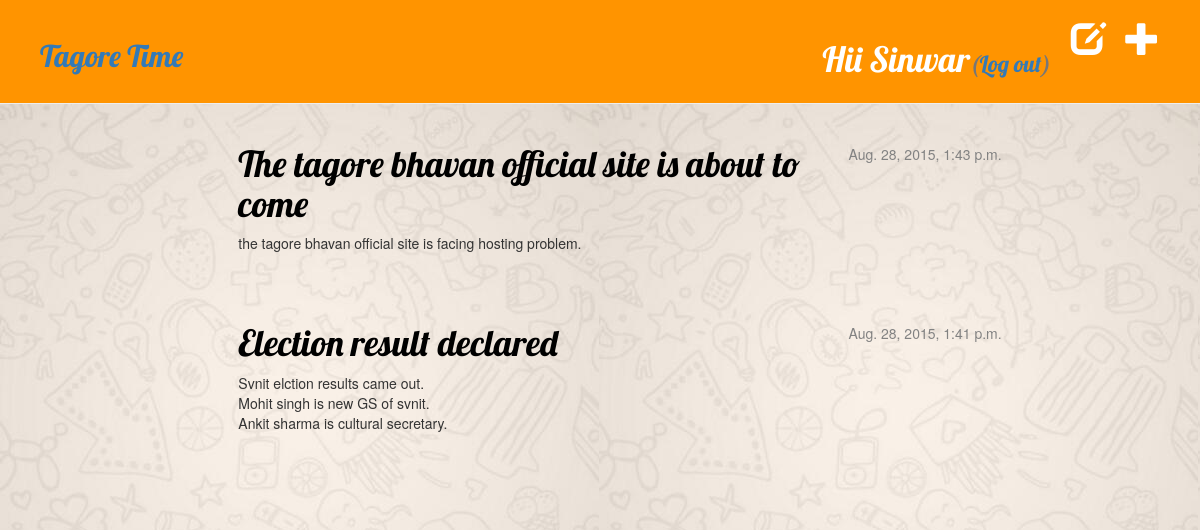
Screenshot of / (signed in) with the database file from the repository.
### blog/models.py (models this page shows, shortened)
class Post(models.Model):
    author = models.ForeignKey('auth.User')
    title = models.CharField(max_length=200)
    text = models.TextField()
    created_date = models.DateTimeField(
            default=timezone.now)
    published_date = models.DateTimeField(
            blank=True, null=True)

### blog/views.py (the view)
# urls.py: url(r'^$', views.post_list, name='post_list'),
@login_required
def post_list(request):
    posts = Post.objects.filter(published_date__lte=timezone.now()).order_by('-published_date')
    return render(request, 'blog/post_list.html', {'posts': posts})

### blog/templates/blog/post_list.html
{% extends "blog/base.html" %}
{% block content %}
{% for post in posts %}
    <div class="post">
        <div class="date">
            {{ post.published_date }}
        </div>
        <h1><a href="{% url "post_detail" pk=post.pk %}">{{ post.title }}</a></h1>
        <p>{{ post.text|linebreaks }}</p>
    </div>
{% endfor %}
{% endblock content %}

### blog/templates/blog/base.html (shortened to what this page needs)
{% load staticfiles %}
<html>
    <head>
        <link rel="stylesheet" href="//maxcdn.bootstrapcdn.com/bootstrap/3.2.0/css/bootstrap.min.css">
        <link rel="stylesheet" href="//maxcdn.bootstrapcdn.com/bootstrap/3.2.0/css/bootstrap-theme.min.css">
        <link rel="stylesheet" href="{% static "css/blog.css" %}">
    </head>
<body>
    <div class="page-header">
    {% if user.is_authenticated %}
    <a href="{% url 'post_new' %}" class="top-menu"><span class="glyphicon glyphicon-plus"></span></a>
    <a href="{% url 'post_draft_list' %}" class="top-menu"><span class="glyphicon glyphicon-edit"></span></a>
    <h2 class="top-menu">Hii {{ user.username }}<small>(<a href="{% url 'django.contrib.auth.views.logout' %}">Log out</a>)</small></h2>
    {% else %}
    <a href="{% url 'django.contrib.auth.views.login' %}" class="top-menu"><span class="glyphicon glyphicon-lock"></span></a>
    {% endif %}
    <h2><a href="{% url 'blog.views.post_list' %}">Tagore Time</a></h1>
    </div>
    <div class="content">
        <div class="row">
            <div class="col-md-2"></div>
            <div class="col-md-8">
            {% block content %}
            {% endblock %}
            </div>
            <div class="col-md-2"></div>
        </div>
    </div>
</body>
</html>

### blog/static/css/blog.css (style rules this page uses)
h1 a { color: #FCA205; font-family: 'Lobster'; }
.page-header { background-color: #ff9400; margin-top: 0px; padding: 20px 20px 20px 40px; opacity: 1; }
.content { margin-left: 40px; }
h1, h2, h3, h4 { font-family: 'Lobster', cursive; }
.date { float: right; color: #828282; }
.top-menu, .top-menu:hover, .top-menu:visited { color: #ffffff; float: right; font-size: 26pt; margin-right: 20px; }
.post { margin-bottom: 70px; }
.post h1 a, .post h1 a:visited { color: #000000; }
body { background-image: url("whatsappbg.jpg"); }

### rows the page displays
Post: published_date "Aug. 28, 2015, 1:43 p.m.", title "The tagore bhavan official site is about to come", text "the tagore bhavan official site is facing hosting problem."
Post: published_date "Aug. 28, 2015, 1:41 p.m.", title "Election result declared", text "Svnit elction results came out. Mohit singh is new GS of svnit. Ankit sharma is cultural secretary."

### other values shown
{{ user.username }} "Sinwar"
